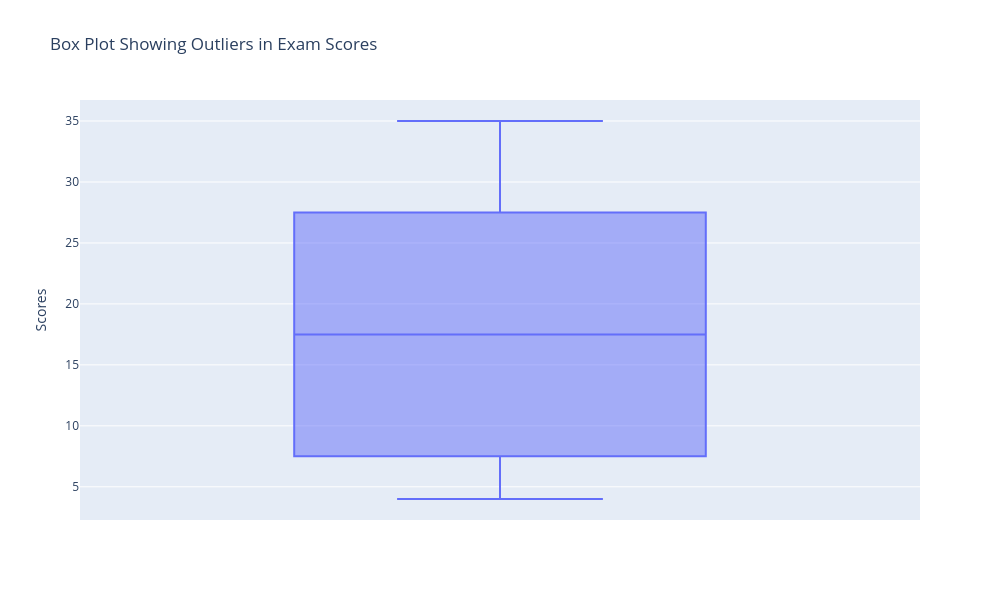

The cell this chart's notebook holds for it:
### Code cell
df5 = pd.DataFrame({
    "Scores": [4, 5, 10, 15, 20, 25, 30, 35]
})

fig = px.box(df5, y="Scores",
             title="Box Plot Showing Outliers in Exam Scores")
fig.update_layout(
    width=1000,   # increase width
    height=600)    # increase height
fig.show()

### Figure 1 — Plotly figure (JSON) as saved in the notebook; plotly's stock layout.template omitted (floating-point values rounded to 4 significant figures)
{"data": [{"alignmentgroup": "True", "hovertemplate": "Scores=%{y}<extra></extra>", "legendgroup": "", "marker": {"color": "#636efa"}, "name": "", "notched": false, "offsetgroup": "", "orientation": "v", "showlegend": false, "type": "box", "x0": " ", "xaxis": "x", "y": [4, 5, 10, 15, 20, 25, 30, 35], "y0": " ", "yaxis": "y"}], "layout": {"boxmode": "group", "height": 600, "legend": {"tracegroupgap": 0}, "title": {"text": "Box Plot Showing Outliers in Exam Scores"}, "width": 1000, "xaxis": {"anchor": "y", "domain": [0, 1]}, "yaxis": {"anchor": "x", "domain": [0, 1], "title": {"text": "Scores"}}}}
